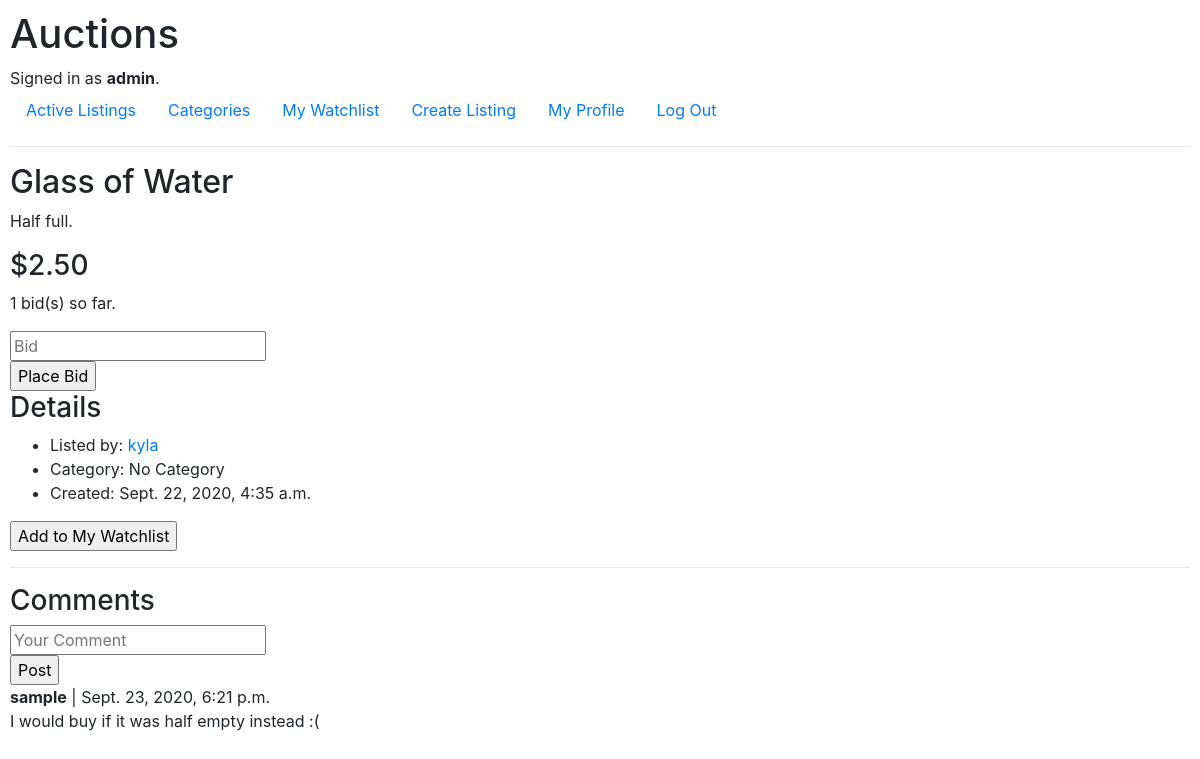
The page /listing/4 (signed in) on the database its author committed.
### auctions/models.py (models this page shows, shortened)
class User(AbstractUser):
    pass

class Listing(models.Model):
    CATEGORIES = [
        ('0', 'No Category'),
        ('1', 'Arts and Crafts'),
        ('2', 'Books'),
        ('3', 'DVDs and Movies'),
        ('4', 'Electronics'),
        ('5', 'Fashion'),
        ('6', 'Health and Beauty'),
        ('7', 'Home'),
        ('8', 'Music'),
        ('9', "Toys"),
        ('10', "Video Games")
    ]
    user = models.ForeignKey(User, on_delete=models.CASCADE, related_name="listings")
    title = models.CharField(max_length=60, blank=False)
    description = models.CharField(max_length=280, blank=False) # same as a tweet :)
    starting_price = models.DecimalField(decimal_places=2, max_digits=10, blank=False, validators=[MinValueValidator(0)])
    category = models.CharField(max_length=2, choices=CATEGORIES, default='0')
    image_link = models.URLField(blank=True, default="")
    creation_time = models.DateTimeField(auto_now_add=True)
    is_active = models.BooleanField(default=True, null=False)
    watchers = models.ManyToManyField('User', blank=True, related_name="watchlist")
    def get_price(self):
        price = self.bids.order_by('-amount').first()
        if price is None:
            price = self.starting_price
        else:
            price = price.amount
        return price
    def get_highest_bidder(self):
        if self.starting_price != self.get_price():
            return self.bids.order_by('-amount').first().user
        else:
            return None

class Bid(models.Model):
    listing = models.ForeignKey(Listing, on_delete=models.CASCADE, related_name="bids", null=True)
    user = models.ForeignKey(User, on_delete=models.CASCADE, related_name="bids", null=True)
    amount = models.DecimalField(decimal_places=2, max_digits=10, blank=False, validators=[MinValueValidator(0)])
    time_placed = models.DateTimeField(auto_now_add=True)

class Comment(models.Model):
    user = models.ForeignKey(User, on_delete=models.CASCADE, related_name="comments", null=True)
    listing = models.ForeignKey(Listing, on_delete=models.CASCADE, related_name="comments", null=True)
    text = models.CharField(max_length=280, blank=False)
    time_posted = models.DateTimeField(auto_now_add=True)

### auctions/views.py (the view, shortened to what this page needs)
# urls.py: path("listing/<int:listing_id>", views.listing, name="listing")
def listing(request, listing_id):
    is_my_listing = False
    try:
        requested_listing = Listing.objects.get(pk=listing_id)
        if request.user.is_authenticated and request.user.username == requested_listing.user.username:
            is_my_listing = True
    except Listing.DoesNotExist:
        requested_listing = None
    is_in_my_watchlist = False
    if request.user.is_authenticated and request.user in Listing.objects.get(pk=listing_id).watchers.all():
        is_in_my_watchlist = True
    return render(request, "auctions/listing.html", {
        "is_in_my_watchlist": is_in_my_watchlist,
        "is_my_listing": is_my_listing,
        "listing": requested_listing,
        "bid_form": NewBidForm(initial={"listing": listing_id,}),
        "comment_form": NewCommentForm,
        "comments": Comment.objects.filter(listing=requested_listing)
    })

### auctions/views.py (shortened to what this page needs)
class NewBidForm(ModelForm):
    class Meta:
        model = Bid
        fields = ['amount','listing']
        widgets = {
            'amount': forms.TextInput(attrs={'placeholder':'Bid'}),
            'listing': forms.HiddenInput()
        }

### auctions/templates/auctions/listing.html (shortened to what this page needs)
{% extends "auctions/layout.html" %}
{% block body %}
    {% if listing is None %}
        <h2>Listing does not exist.</h2>
    {% else %}
        <h2>{{ listing.title }}</h2>
        {% if listing.description is not None %}
            <p>{{ listing.description }}</p>
        {% endif %}
        <h3>${{ listing.get_price }}</h3>
        <p>{{ listing.bids.count }} bid(s) so far.</p>
        {% if user.is_authenticated %}
            <form class="" action="{% url 'listing' listing.pk %}" method="post">
                {% for field in bid_form %}
                    {{ field }}
                {% endfor %}
                <br>
                <input type="submit" name="new-bid" value="Place Bid">
            </form>
        {% endif %}
        <h3>Details</h3>
        <ul>
            <li>Listed by: <a href="{% url 'profile' listing.user %}">{{ listing.user.username }}</a></li>
            <li>Category: {{ listing.get_category_display }}</li>
            <li>Created: {{ listing.creation_time }}</li>
        </ul>
        {% if user.is_authenticated %}
            {% if is_in_my_watchlist %}
                <form class="" action="{% url 'listing' listing.pk %}" method="post">
                    {% csrf_token %}
                    <input type="submit" name="remove-watchlist" value="Remove From My Watchlist">
                </form>
            {% else %}
                <form class="" action="{% url 'listing' listing.pk %}" method="post">
                    <input type="submit" name="add-watchlist" value="Add to My Watchlist">
                </form>
            {% endif %}
        {% endif %}
        <hr>
        <h3>Comments</h3>
        {% if user.is_authenticated %}
            <form class="" action="{% url 'listing' listing.pk %}" method="post">
                {% for field in comment_form %}
                    {{ field }}
                {% endfor %}
                <br>
                <input type="submit" name="post-comment" value="Post">
            </form>
        {% endif %}
        {% for comment in comments %}
            <strong>{{ comment.user.username }}</strong> | {{ comment.time_posted }}<br>
            {{ comment.text }}<br><br>
        {% endfor %}
    {% endif %}
{% endblock %}

### auctions/templates/auctions/layout.html (shortened to what this page needs)
{% load static %}
<!DOCTYPE html>
<html lang="en">
    <head>
        <link rel="stylesheet" href="https://stackpath.bootstrapcdn.com/bootstrap/4.4.1/css/bootstrap.min.css">
        <link href="{% static 'auctions/styles.css' %}" rel="stylesheet">
    </head>
    <body>
        <h1>Auctions</h1>
        <div>
            {% if user.is_authenticated %}
                Signed in as <strong>{{ user.username }}</strong>.
            {% else %}
                Not signed in.
            {% endif %}
        </div>
        <ul class="nav">
            <li class="nav-item">
                <a class="nav-link" href="{% url 'index' %}">Active Listings</a>
            </li>
            <li class="nav-item">
                <a class="nav-link" href="{% url 'categories' %}">Categories</a>
            </li>
            {% if user.is_authenticated %}
                <li class="nav-item">
                    <a class="nav-link" href="{% url 'watchlist' user.username %}">My Watchlist</a>
                </li>
                <li class="nav-item">
                    <a class="nav-link" href="{% url 'create-listing' %}">Create Listing</a>
                </li>
                <li class="nav-item">
                    <a class="nav-link" href="{% url 'profile' user.username %}">My Profile</a>
                </li>
                <li class="nav-item">
                    <a class="nav-link" href="{% url 'logout' %}">Log Out</a>
                </li>
            {% endif %}
        </ul>
        <hr>
        {% block body %}
        {% endblock %}
    </body>
</html>

### auctions/static/auctions/styles.css (style rules this page uses)
body { padding: 10px; }

### rows shown on the page
User: username "admin"
Listing: title "Glass of Water", description "Half full.", get_price "2.50", bids.count "1", user.username "kyla", category "No Category", creation_time "Sept. 22, 2020, 4:35 a.m."
Comment: user.username "sample", time_posted "Sept. 23, 2020, 6:21 p.m.", text "I would buy if it was half empty instead :("
